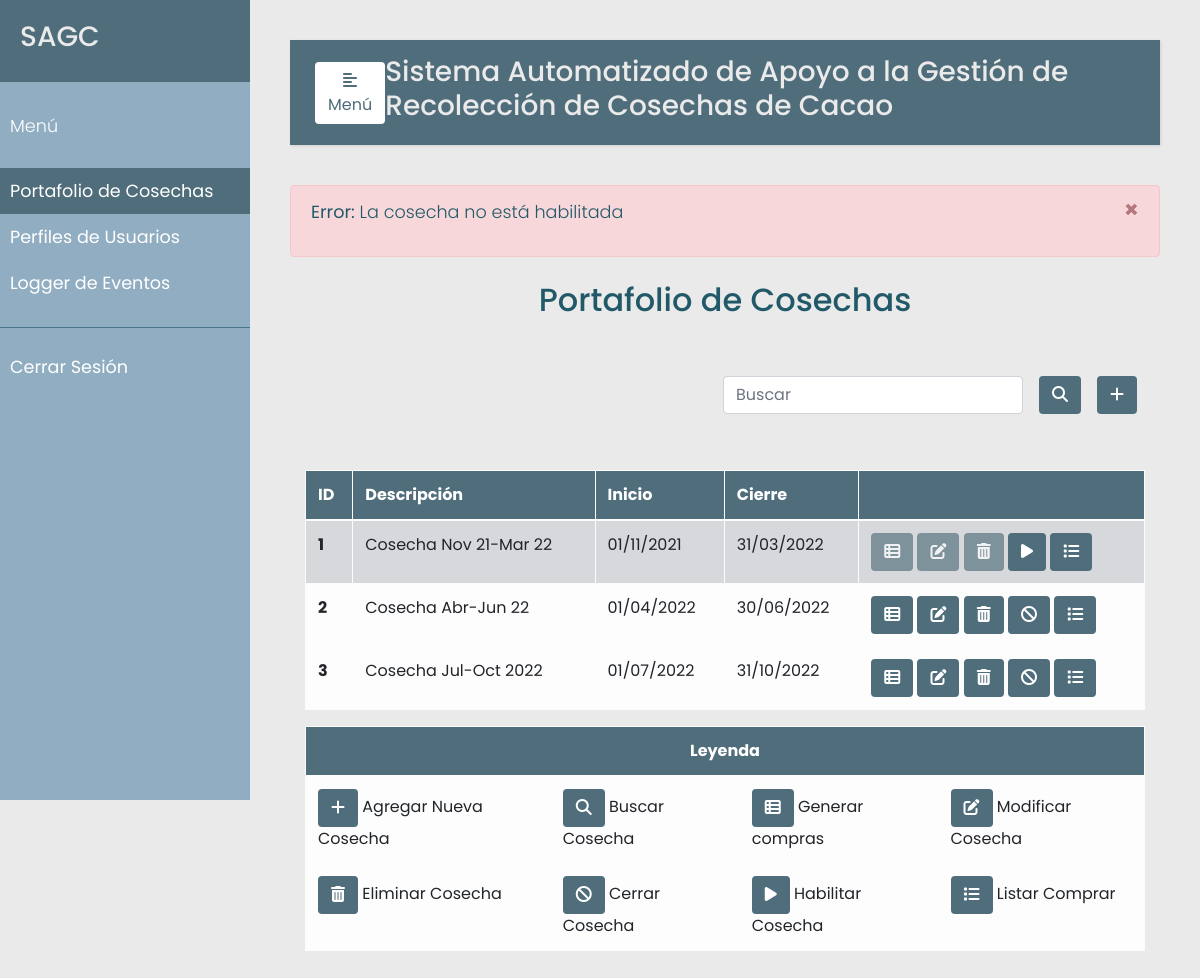
The page /cosecha/1/compras (signed in) on the database as committed earlier.
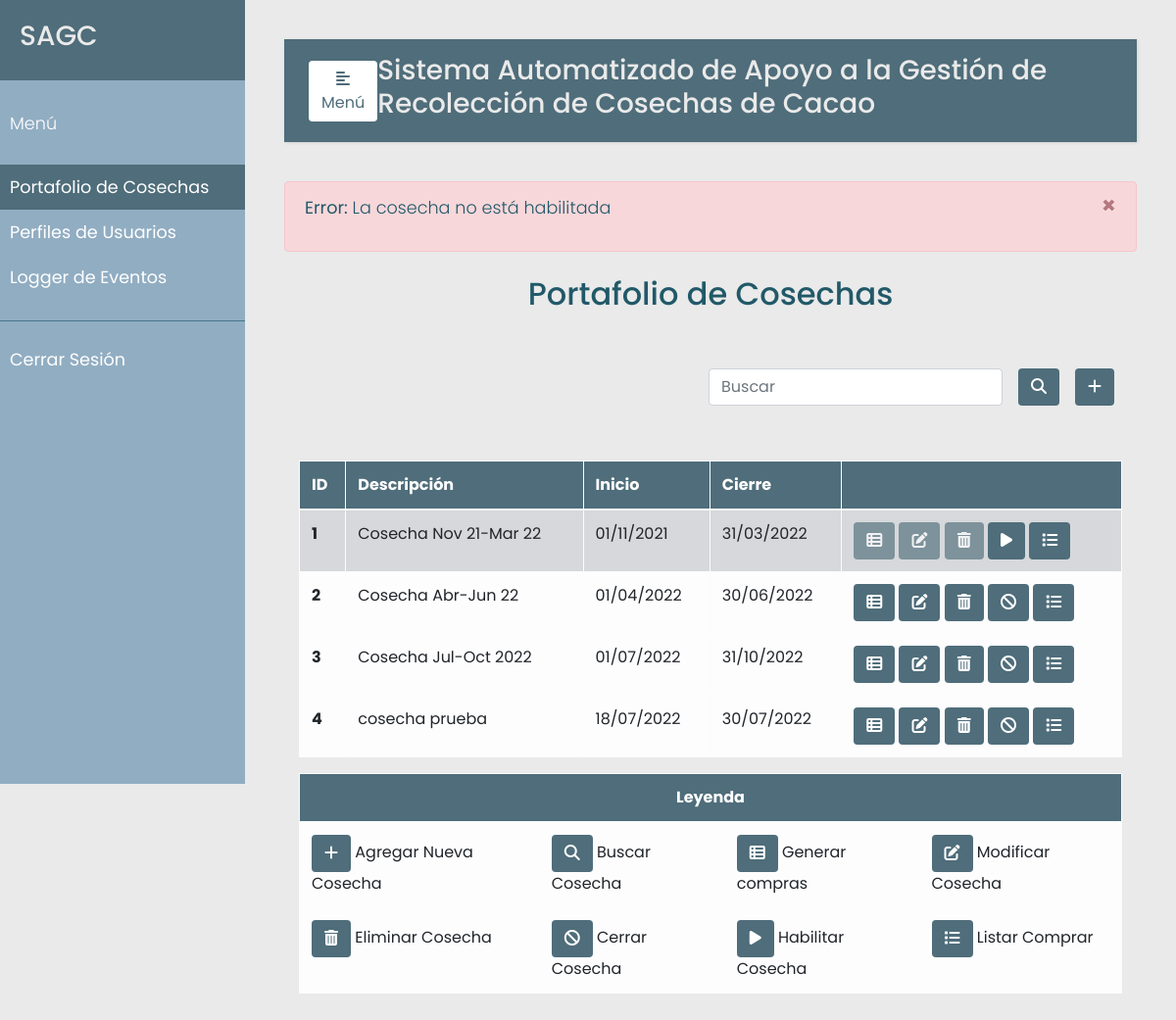
The same page on the database as committed later.
### src/models.py (models this page shows, shortened)
class Cosecha(db.Model):
    __tablename__ = 'cosechas'
    id = db.Column(db.Integer, primary_key=True)
    descripcion = db.Column(db.String(120), unique=True)
    inicio = db.Column(db.DateTime, nullable=False)
    cierre = db.Column(db.DateTime, nullable=False)
    estado = db.Column(db.Boolean, default=True)
    compras = db.relationship('Compra', backref='cosechas')

### src/compras.py (the view, shortened to what this page needs)
@app.route("/cosecha/<cosecha_id>/<tipo>", methods=['GET', 'POST'])
@login_required
def compras(cosecha_id, tipo):
    error=None
    compras = Compra.query.filter_by(cosecha_id=cosecha_id).all()
    recolectores = Recolector.query.all()
    total_cantidad = sum(compra.cantidad_total for compra in compras)
    total_monto = sum(compra.monto for compra in compras)
    cosecha = Cosecha.query.filter_by(id=cosecha_id).first()
    error = verificar_cosecha_exists(cosecha_id, tipo, cosecha)
    if error is not None:
        cosechas = Cosecha.query.all()
        return render_template('cosecha.html', error=error, cosechas=cosechas)

### src/decoradores.py (called while the page is built)
def login_required(f):
    @wraps(f)
    def wrap(*args, **kwargs):
        if 'logged_in' in session:
            return f(*args, **kwargs)
        else:
            flash('Necesitas iniciar sesión primero')
            return redirect(url_for('login'))
    return wrap

### src/verificadores.py (called while the page is built)
def verificar_cosecha_exists(id, tipo, cosecha):
    error = None
    if cosecha is None or (not cosecha.estado and tipo=='compras'):
        error = "La cosecha no está habilitada"
        if cosecha is None:
            return "La cosecha no se encuentra registrada. Registre la cosecha antes de realiza la compra."
    return error

### templates/cosecha.html (shortened to what this page needs)
{% extends "base.html" %}
{% set active_page = "cosecha" %}
{% block content %}
<div class="container h-100">
    <p class="text-center h2 fw-bold mb-5 mx-1 mx-md-4 mt-4">Portafolio de Cosechas</p>
    <div class="d-flex flex-row-reverse bd-highlight">
        <div class="p-2 bd-highlight">
          <button type="button" class="btn" style="color:#fff; background-color:#4F6D7A;" data-toggle="modal" data-target="#exampleModalLong">
            <i class="fa-solid fa-plus"></i>
          </button>
        </div>
        <div class="p-2 bd-highlight" style="display:flex; align-content: flex-end;">
          <form action='/cosecha/search' method="post" class="form-inline" style="justify-content: flex-end">
            <input class="form-control mr-3 w-75" type="text" placeholder="Buscar" aria-label="Buscar" name="search_cosecha">
            <button type="submit" id="search_cosecha" name="action-type" value="search" class="btn" style="color:#fff; background-color:#4F6D7A;">
              <i class="fas fa-search" aria-hidden="true"></i>
            </button>
          </form>
        </div>
    </div>
    <br/>
    <br>
    <table class="table table-bordered table-light table-hover">
      <thead>
        <tr>
          <th scope="col">ID</th>
          <th scope="col">Descripción</th>
          <th scope="col">Inicio</th>
          <th scope="col">Cierre</th>
          <th scope="col"></th>
        </tr>
      </thead>
      <tbody>
        {% for u in cosechas %}
        <tr {% if not u.estado %} class="table-secondary" {% endif %}>
          <th scope="row">{{u.id}}</th>
          <td >{{u.descripcion}}</td>
          <td>{{u.inicio.date().strftime("%d/%m/%Y") }}</td>
          <td>{{u.cierre.date().strftime("%d/%m/%Y") }}</td>
          <td>
            <a href="/cosecha/{{ u.id }}/compras" {% if not u.estado %} style="pointer-events: none" {% endif %}>
                <button {% if not u.estado %} disabled {% endif %} type="submit" class="btn action" data-toggle="tooltip"
                  data-placement="bottom" title="Generar Compras">
                  <i class="fa-solid fa-table-list"></i>
                </button>
            </a>
            <button {% if not u.estado %} disabled {% endif %} type="button" class="btn action" data-toggle="modal"
              data-placement="bottom" title="Modificar Cosecha" data-target="#edit-modal-{{u.id}}">
                <i class="fas fa-edit"></i>
            </button>
            <button {% if not u.estado %} disabled {% endif %} type="button" class="btn action" data-toggle="modal"
              data-placement="bottom" title="Eliminar Cosecha" data-target="#delete-modal-{{u.id}}">
                <i class="fas fa-trash-alt"></i>
            </button>
            <a href="/cosecha/{{ u.id }}/habilitar">
              <button type="button" class="btn action" data-toggle="tooltip" data-placement="bottom" title="Habilitar/Cerrar Cosecha">
                {% if not u.estado %}
                  <i class="fa-solid fa-play"></i>
                {% else %}
                  <i class="fa-solid fa-ban"></i>
                {% endif %}
              </button>
            </a>
            <a href="/cosecha/{{ u.id }}/listar">
              <button type="button" class="btn action" data-toggle="modal"
                data-placement="bottom" title="Listar Compras" data-target="#list-modal-{{u.id}}">
                <i class="fas fa-list"></i>
              </button>
            </a>
          </td>
        </tr>
        </div>
        {% endfor %}
    <table class="table table-bordered table-light table-hover">
    <thead>
      <tr>
        <th class="tg-baqh" colspan="4" style="text-align: center" >Leyenda</th>
      </tr>
    </thead>
    <tbody>
      <tr>
        <td class="tg-0lax">
          <button class="btn nohover" style="color:#fff; background-color:#4F6D7A; ">
            <i class="fa-solid fa-plus"></i>
          </button>
          Agregar Nueva Cosecha
        </td>
        <td class="tg-0lax">
          <button class="btn nohover" style="color:#fff; background-color:#4F6D7A; ">
            <i class="fas fa-search" aria-hidden="true"></i>
          </button>
          Buscar Cosecha
        </td>
        <td class="tg-0lax">
          <button class="btn nohover" style="color:#fff; background-color:#4F6D7A; ">
                  <i class="fa-solid fa-table-list"></i>
          </button>
          Generar compras
        </td>
        <td class="tg-0lax">
          <button class="btn nohover" style="color:#fff; background-color:#4F6D7A; ">
              <i class="fas fa-edit"></i>
          </button>
          Modificar Cosecha
        </td>
      </tr>
      <tr>
        <td class="tg-0lax">
          <button class="btn nohover" style="color:#fff; background-color:#4F6D7A; ">
              <i class="fas fa-trash-alt"></i>
          </button>
          Eliminar Cosecha
        </td>
        <td class="tg-0lax">
          <button class="btn nohover" style="color:#fff; background-color:#4F6D7A; ">
              <i class="fa-solid fa-ban"></i>
          </button>
          Cerrar Cosecha
        </td>
        <td class="tg-0lax">
          <button class="btn nohover" style="color:#fff; background-color:#4F6D7A; ">
              <i class="fa-solid fa-play"></i>
          </button>
          Habilitar Cosecha
        </td>
        <td class="tg-0lax">
          <button class="btn nohover" style="color:#fff; background-color:#4F6D7A; ">
            <i class="fas fa-list"></i>
          </button>
          Listar Comprar
        </td>
      </tr>
    </tbody>
    </table>
{% endblock %}

### templates/base.html (shortened to what this page needs)
<!DOCTYPE html>
<html lang="en">
<head>
    <link rel="stylesheet" href="https://cdn.jsdelivr.net/npm/bootstrap@4.3.1/dist/css/bootstrap.min.css">
    <link rel="stylesheet" href="{{ url_for('static', filename='../static/css/styles.css') }}">
    <link rel="stylesheet" href="https://cdnjs.cloudflare.com/ajax/libs/malihu-custom-scrollbar-plugin/3.1.5/jquery.mCustomScrollbar.min.css">
    <link rel="stylesheet" href="https://cdnjs.cloudflare.com/ajax/libs/font-awesome/6.1.1/css/all.min.css" />
</head>
<body>
    <div class="wrapper">
        <nav id="sidebar">
            <div class="sidebar-header"> <h3>SAGC</h3> </div>
            <ul class="list-unstyled components">
                <p>Menú</p>
                {% if session['logged_in'] %}
                    <li class="nav-item {% if active_page == 'cosecha' %}active{% endif %}">
                    <a class="nav-link" href="{{url_for('cosecha')}}">Portafolio de Cosechas</a>
                    </li>
                    {% if session['rol_admin'] %}
                    <li class="nav-item {% if active_page == 'perfiles' %}active{% endif %}">
                    <a class="nav-link" href="{{url_for('perfiles')}}">Perfiles de Usuarios</a>
                    </li>
                    {% endif %}
                    <li class="nav-item {% if active_page == 'eventos' %}active{% endif %}">
                    <a class="nav-link" href="{{url_for('eventos')}}">Logger de Eventos</a>
                    </li>
                {% endif %}
            </ul>
            {% if session['logged_in'] %}
            <ul class="list-unstyled others">
                    <li class="nav-item">
                    <a class="nav-link" href="{{url_for('logout')}}">Cerrar Sesión</a>
                    </li>
            </ul>
            {% endif %}
        </nav>
        <div id="content">
            <nav class="navbar navbar-expand-lg" style="background-color:#4F6D7A;">
                <div class="container-fluid">
                    <button type="button" id="sidebarCollapse" class="btn" style="background-color:#fff; color: #4F6D7A;">
                        <i class="fas fa-align-left"></i>
                        <span>Menú</span>
                    </button>
                    <h3>Sistema Automatizado de Apoyo a la Gestión de Recolección de Cosechas de Cacao</h3>
                </div>
            </nav>
            {% if error %}
            <div class="alert alert-danger alert-dismissible fade show" role="alert">
                <p class="error"><strong>Error:</strong> {{ error }}</p>
                <button type="button" class="close" data-dismiss="alert" aria-label="Close">
                <span aria-hidden="true">&times;</span>
                </button>
            </div>
            {% endif %}
            {% block content %}
            {% endblock %}
</body>
</html>

### static/css/styles.css (style rules this page uses)
body { font-family: 'Poppins', sans-serif; background: #EAEAEA; }
p { font-family: 'Poppins', sans-serif; font-size: 1.1em; font-weight: 300; line-height: 1.7em; color: #215968; }
h3 { color: #EAEAEA; }
a, a:hover, a:focus { color: inherit; text-decoration: none; transition: all 0.3s; }
.navbar { padding: 15px 10px; background: #fff; border: none; border-radius: 0; margin-bottom: 40px; box-shadow: 1px 1px 3px rgba(0, 0, 0, 0.1); }
.wrapper { display: flex; width: 100%; }
#sidebar { width: 250px; position: fixed; top: 0; left: 0; height: 100vh; z-index: 999; background: #91ADC2; color: #fff; transition: all 0.3s; }
#sidebar .sidebar-header { padding: 20px; background: #4F6D7A; }
#sidebar ul.components { padding: 20px 0; border-bottom: 1px solid #47748b; }
#sidebar ul p { color: #fff; padding: 10px; }
#sidebar ul li a { padding: 10px; font-size: 1.1em; display: block; }
#sidebar ul li.active>a, a[aria-expanded="true"] { color: #fff; background: #4F6D7A; }
#content { width: calc(100% - 250px); padding: 40px; min-height: 100vh; transition: all 0.3s; position: absolute; top: 0; right: 0; }
.btn.action { color:#fff; background-color:#4F6D7A; }
thead { color:#fff; background-color:#4F6D7A; }

Rows that differ between the two databases and show on the page:
added Cosecha: id "4", descripcion "cosecha prueba", inicio "18/07/2022", cierre "30/07/2022", estado True (drawn)
